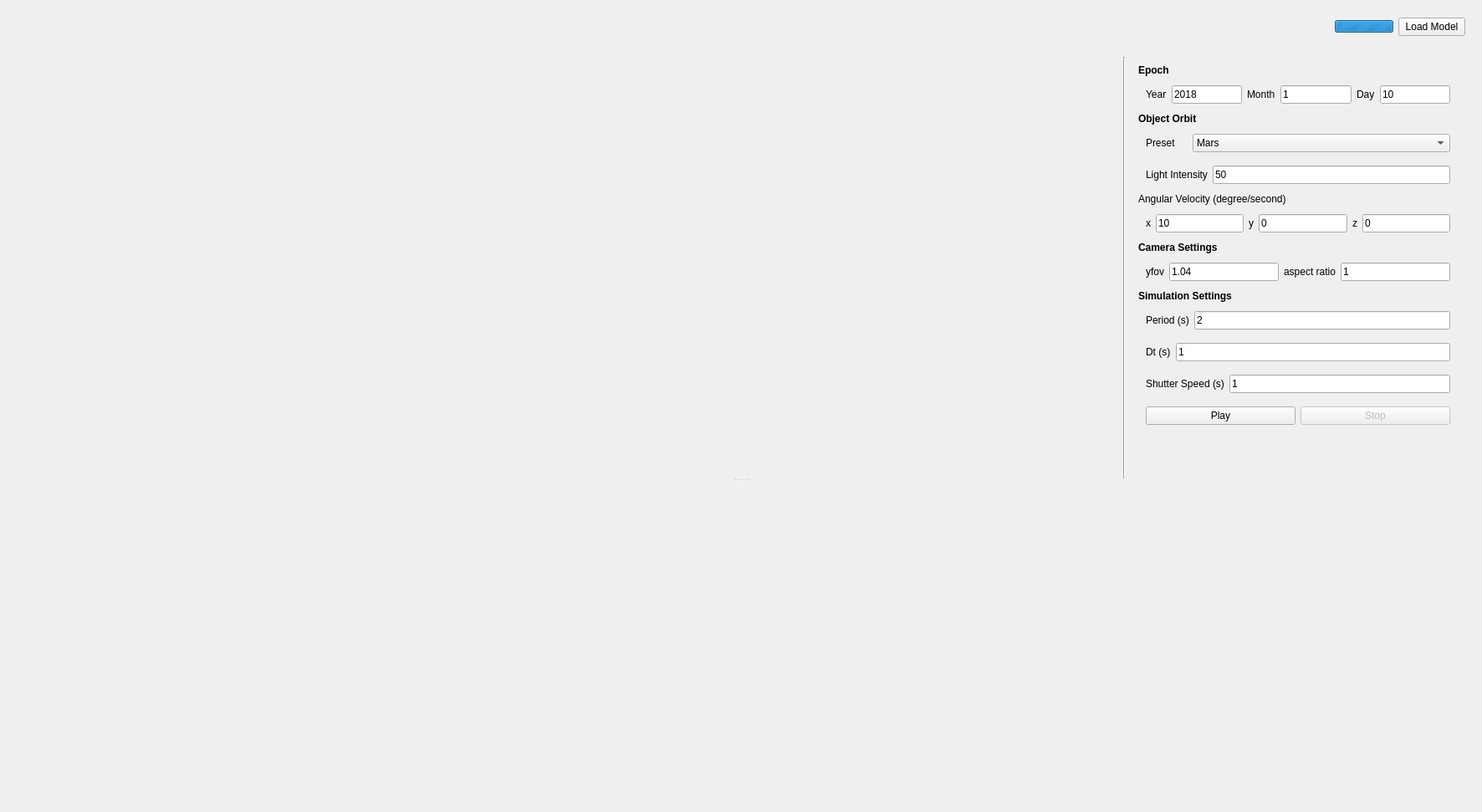
<?xml version="1.0" encoding="UTF-8"?>
<ui version="4.0">
 <class>SolarSystemWidget</class>
 <widget class="QWidget" name="SolarSystemWidget">
  <property name="geometry">
   <rect>
    <x>0</x>
    <y>0</y>
    <width>1772</width>
    <height>971</height>
   </rect>
  </property>
  <property name="windowTitle">
   <string>Form</string>
  </property>
  <layout class="QVBoxLayout" name="verticalLayout">
   <item>
    <widget class="QWidget" name="topPanel" native="true">
     <property name="enabled">
      <bool>true</bool>
     </property>
     <property name="maximumSize">
      <size>
       <width>16777215</width>
       <height>50</height>
      </size>
     </property>
     <property name="inputMethodHints">
      <set>Qt::ImhUppercaseOnly</set>
     </property>
     <layout class="QHBoxLayout" name="topPanelLayout">
      <item>
       <widget class="QLabel" name="lbl_meshName">
        <property name="minimumSize">
         <size>
          <width>300</width>
          <height>0</height>
         </size>
        </property>
        <property name="font">
         <font>
          <pointsize>16</pointsize>
          <weight>75</weight>
          <bold>true</bold>
         </font>
        </property>
        <property name="text">
         <string/>
        </property>
       </widget>
      </item>
      <item>
       <widget class="QLabel" name="modelNameLabel">
        <property name="minimumSize">
         <size>
          <width>500</width>
          <height>0</height>
         </size>
        </property>
        <property name="styleSheet">
         <string notr="true">font: 16pt &quot;Sans Serif&quot;;</string>
        </property>
        <property name="text">
         <string/>
        </property>
       </widget>
      </item>
      <item>
       <spacer name="horizontalSpacer">
        <property name="inputMethodHints">
         <set>Qt::ImhUppercaseOnly</set>
        </property>
        <property name="orientation">
         <enum>Qt::Horizontal</enum>
        </property>
        <property name="sizeHint" stdset="0">
         <size>
          <width>40</width>
          <height>20</height>
         </size>
        </property>
       </spacer>
      </item>
      <item>
       <widget class="QLabel" name="progressLabel">
        <property name="minimumSize">
         <size>
          <width>150</width>
          <height>0</height>
         </size>
        </property>
        <property name="layoutDirection">
         <enum>Qt::LeftToRight</enum>
        </property>
        <property name="styleSheet">
         <string notr="true"/>
        </property>
        <property name="text">
         <string/>
        </property>
        <property name="alignment">
         <set>Qt::AlignRight|Qt::AlignTrailing|Qt::AlignVCenter</set>
        </property>
       </widget>
      </item>
      <item>
       <widget class="QProgressBar" name="progressBar">
        <property name="maximumSize">
         <size>
          <width>70</width>
          <height>15</height>
         </size>
        </property>
        <property name="maximum">
         <number>0</number>
        </property>
        <property name="value">
         <number>0</number>
        </property>
        <property name="textVisible">
         <bool>true</bool>
        </property>
        <property name="format">
         <string notr="true"/>
        </property>
       </widget>
      </item>
      <item>
       <widget class="QPushButton" name="pbLoadAsteroid">
        <property name="inputMethodHints">
         <set>Qt::ImhUppercaseOnly</set>
        </property>
        <property name="text">
         <string>Load Model</string>
        </property>
       </widget>
      </item>
     </layout>
    </widget>
   </item>
   <item>
    <widget class="QWidget" name="bottomPanel" native="true">
     <property name="inputMethodHints">
      <set>Qt::ImhUppercaseOnly</set>
     </property>
     <layout class="QVBoxLayout" name="verticalLayout_3">
      <item>
       <widget class="QSplitter" name="splitter">
        <property name="inputMethodHints">
         <set>Qt::ImhUppercaseOnly</set>
        </property>
        <property name="orientation">
         <enum>Qt::Vertical</enum>
        </property>
        <widget class="QWidget" name="widget_2" native="true">
         <property name="enabled">
          <bool>true</bool>
         </property>
         <property name="baseSize">
          <size>
           <width>0</width>
           <height>500</height>
          </size>
         </property>
         <property name="layoutDirection">
          <enum>Qt::LeftToRight</enum>
         </property>
         <property name="inputMethodHints">
          <set>Qt::ImhUppercaseOnly</set>
         </property>
         <layout class="QHBoxLayout" name="horizontalLayout_9">
          <item>
           <widget class="QWidget" name="currentPositionWidget" native="true">
            <layout class="QHBoxLayout" name="positionLayout"/>
           </widget>
          </item>
          <item>
           <widget class="QWidget" name="orbitWidget" native="true">
            <layout class="QHBoxLayout" name="orbitLayout"/>
           </widget>
          </item>
          <item>
           <widget class="Line" name="line">
            <property name="orientation">
             <enum>Qt::Vertical</enum>
            </property>
           </widget>
          </item>
          <item>
           <widget class="QWidget" name="widget_9" native="true">
            <property name="minimumSize">
             <size>
              <width>400</width>
              <height>0</height>
             </size>
            </property>
            <property name="maximumSize">
             <size>
              <width>400</width>
              <height>16777215</height>
             </size>
            </property>
            <layout class="QVBoxLayout" name="verticalLayout_2">
             <item>
              <widget class="QLabel" name="label_3">
               <property name="enabled">
                <bool>true</bool>
               </property>
               <property name="font">
                <font>
                 <weight>75</weight>
                 <bold>true</bold>
                </font>
               </property>
               <property name="text">
                <string>Epoch</string>
               </property>
              </widget>
             </item>
             <item>
              <widget class="QWidget" name="widget_3" native="true">
               <layout class="QHBoxLayout" name="horizontalLayout_3">
                <property name="topMargin">
                 <number>5</number>
                </property>
                <property name="bottomMargin">
                 <number>5</number>
                </property>
                <item>
                 <widget class="QLabel" name="label_5">
                  <property name="text">
                   <string>Year</string>
                  </property>
                 </widget>
                </item>
                <item>
                 <widget class="QLineEdit" name="ln_year">
                  <property name="text">
                   <string>2018</string>
                  </property>
                 </widget>
                </item>
                <item>
                 <widget class="QLabel" name="label_6">
                  <property name="text">
                   <string>Month</string>
                  </property>
                 </widget>
                </item>
                <item>
                 <widget class="QLineEdit" name="ln_month">
                  <property name="text">
                   <string>1</string>
                  </property>
                 </widget>
                </item>
                <item>
                 <widget class="QLabel" name="label_7">
                  <property name="text">
                   <string>Day</string>
                  </property>
                 </widget>
                </item>
                <item>
                 <widget class="QLineEdit" name="ln_day">
                  <property name="text">
                   <string>10</string>
                  </property>
                 </widget>
                </item>
               </layout>
              </widget>
             </item>
             <item>
              <widget class="QLabel" name="label_31">
               <property name="font">
                <font>
                 <weight>75</weight>
                 <bold>true</bold>
                </font>
               </property>
               <property name="text">
                <string>Object Orbit</string>
               </property>
              </widget>
             </item>
             <item>
              <widget class="QWidget" name="widget_14" native="true">
               <layout class="QHBoxLayout" name="horizontalLayout_14">
                <property name="topMargin">
                 <number>5</number>
                </property>
                <property name="bottomMargin">
                 <number>5</number>
                </property>
                <item>
                 <widget class="QLabel" name="label">
                  <property name="maximumSize">
                   <size>
                    <width>50</width>
                    <height>16777215</height>
                   </size>
                  </property>
                  <property name="text">
                   <string>Preset</string>
                  </property>
                 </widget>
                </item>
                <item>
                 <widget class="QComboBox" name="cmb_presetOrbit">
                  <item>
                   <property name="text">
                    <string>Mars</string>
                   </property>
                  </item>
                 </widget>
                </item>
               </layout>
              </widget>
             </item>
             <item>
              <widget class="QWidget" name="widget_12" native="true">
               <layout class="QHBoxLayout" name="horizontalLayout_12">
                <property name="topMargin">
                 <number>5</number>
                </property>
                <property name="bottomMargin">
                 <number>5</number>
                </property>
                <item>
                 <widget class="QLabel" name="label_28">
                  <property name="text">
                   <string>Light Intensity</string>
                  </property>
                 </widget>
                </item>
                <item>
                 <widget class="QLineEdit" name="ln_lightIntensity">
                  <property name="text">
                   <string>50</string>
                  </property>
                 </widget>
                </item>
               </layout>
              </widget>
             </item>
             <item>
              <widget class="QLabel" name="label_14">
               <property name="text">
                <string>Angular Velocity (degree/second)</string>
               </property>
              </widget>
             </item>
             <item>
              <widget class="QWidget" name="widget_6" native="true">
               <layout class="QHBoxLayout" name="horizontalLayout_6">
                <property name="topMargin">
                 <number>5</number>
                </property>
                <property name="bottomMargin">
                 <number>5</number>
                </property>
                <item>
                 <widget class="QLabel" name="label_15">
                  <property name="text">
                   <string>x</string>
                  </property>
                 </widget>
                </item>
                <item>
                 <widget class="QLineEdit" name="ln_wX">
                  <property name="text">
                   <string>10</string>
                  </property>
                 </widget>
                </item>
                <item>
                 <widget class="QLabel" name="label_16">
                  <property name="text">
                   <string>y</string>
                  </property>
                 </widget>
                </item>
                <item>
                 <widget class="QLineEdit" name="ln_wY">
                  <property name="text">
                   <string>0</string>
                  </property>
                 </widget>
                </item>
                <item>
                 <widget class="QLabel" name="label_17">
                  <property name="text">
                   <string>z</string>
                  </property>
                 </widget>
                </item>
                <item>
                 <widget class="QLineEdit" name="ln_wZ">
                  <property name="text">
                   <string>0</string>
                  </property>
                 </widget>
                </item>
               </layout>
              </widget>
             </item>
             <item>
              <widget class="QLabel" name="label_32">
               <property name="font">
                <font>
                 <weight>75</weight>
                 <bold>true</bold>
                </font>
               </property>
               <property name="text">
                <string>Camera Settings</string>
               </property>
              </widget>
             </item>
             <item>
              <widget class="QWidget" name="widget_16" native="true">
               <layout class="QHBoxLayout" name="horizontalLayout_16">
                <property name="topMargin">
                 <number>5</number>
                </property>
                <property name="bottomMargin">
                 <number>5</number>
                </property>
                <item>
                 <widget class="QLabel" name="label_11">
                  <property name="text">
                   <string>yfov</string>
                  </property>
                 </widget>
                </item>
                <item>
                 <widget class="QLineEdit" name="ln_cameraYfov">
                  <property name="text">
                   <string>1.04</string>
                  </property>
                 </widget>
                </item>
                <item>
                 <widget class="QLabel" name="label_12">
                  <property name="text">
                   <string>aspect ratio</string>
                  </property>
                 </widget>
                </item>
                <item>
                 <widget class="QLineEdit" name="ln_cameraAspectRatio">
                  <property name="text">
                   <string>1</string>
                  </property>
                 </widget>
                </item>
               </layout>
              </widget>
             </item>
             <item>
              <widget class="QLabel" name="label_25">
               <property name="enabled">
                <bool>true</bool>
               </property>
               <property name="font">
                <font>
                 <weight>75</weight>
                 <bold>true</bold>
                </font>
               </property>
               <property name="text">
                <string>Simulation Settings</string>
               </property>
              </widget>
             </item>
             <item>
              <widget class="QWidget" name="widget_11" native="true">
               <layout class="QHBoxLayout" name="horizontalLayout_11">
                <property name="topMargin">
                 <number>5</number>
                </property>
                <property name="bottomMargin">
                 <number>5</number>
                </property>
                <item>
                 <widget class="QLabel" name="label_10">
                  <property name="text">
                   <string>Period (s)</string>
                  </property>
                 </widget>
                </item>
                <item>
                 <widget class="QLineEdit" name="ln_period">
                  <property name="text">
                   <string>2</string>
                  </property>
                 </widget>
                </item>
               </layout>
              </widget>
             </item>
             <item>
              <widget class="QWidget" name="widget_13" native="true">
               <layout class="QHBoxLayout" name="horizontalLayout_13">
                <property name="topMargin">
                 <number>5</number>
                </property>
                <property name="bottomMargin">
                 <number>5</number>
                </property>
                <item>
                 <widget class="QLabel" name="label_24">
                  <property name="text">
                   <string>Dt (s)</string>
                  </property>
                 </widget>
                </item>
                <item>
                 <widget class="QLineEdit" name="ln_dt">
                  <property name="text">
                   <string>1</string>
                  </property>
                 </widget>
                </item>
               </layout>
              </widget>
             </item>
             <item>
              <widget class="QWidget" name="widget_15" native="true">
               <layout class="QHBoxLayout" name="horizontalLayout_15">
                <property name="topMargin">
                 <number>5</number>
                </property>
                <property name="bottomMargin">
                 <number>5</number>
                </property>
                <item>
                 <widget class="QLabel" name="label_26">
                  <property name="text">
                   <string>Shutter Speed (s)</string>
                  </property>
                 </widget>
                </item>
                <item>
                 <widget class="QLineEdit" name="ln_shutterSpeed">
                  <property name="text">
                   <string>1</string>
                  </property>
                 </widget>
                </item>
               </layout>
              </widget>
             </item>
             <item>
              <widget class="QWidget" name="widget_10" native="true">
               <layout class="QHBoxLayout" name="horizontalLayout_10">
                <property name="topMargin">
                 <number>5</number>
                </property>
                <property name="bottomMargin">
                 <number>5</number>
                </property>
                <item>
                 <widget class="QPushButton" name="pb_play">
                  <property name="text">
                   <string>Play</string>
                  </property>
                 </widget>
                </item>
                <item>
                 <widget class="QPushButton" name="pb_stop">
                  <property name="enabled">
                   <bool>false</bool>
                  </property>
                  <property name="text">
                   <string>Stop</string>
                  </property>
                 </widget>
                </item>
               </layout>
              </widget>
             </item>
             <item>
              <spacer name="verticalSpacer">
               <property name="orientation">
                <enum>Qt::Vertical</enum>
               </property>
               <property name="sizeHint" stdset="0">
                <size>
                 <width>20</width>
                 <height>40</height>
                </size>
               </property>
              </spacer>
             </item>
            </layout>
           </widget>
          </item>
         </layout>
        </widget>
        <widget class="QWidget" name="widget" native="true">
         <property name="enabled">
          <bool>true</bool>
         </property>
         <property name="baseSize">
          <size>
           <width>0</width>
           <height>0</height>
          </size>
         </property>
         <property name="inputMethodHints">
          <set>Qt::ImhUppercaseOnly</set>
         </property>
         <layout class="QHBoxLayout" name="horizontalLayout_2">
          <item>
           <widget class="QWidget" name="mapAndPlotPanel" native="true">
            <property name="enabled">
             <bool>false</bool>
            </property>
            <property name="minimumSize">
             <size>
              <width>0</width>
              <height>300</height>
             </size>
            </property>
            <property name="inputMethodHints">
             <set>Qt::ImhUppercaseOnly</set>
            </property>
            <layout class="QHBoxLayout" name="horizontalLayout">
             <item>
              <widget class="QWidget" name="renderedImageWidget" native="true">
               <property name="sizePolicy">
                <sizepolicy hsizetype="Expanding" vsizetype="Expanding">
                 <horstretch>0</horstretch>
                 <verstretch>0</verstretch>
                </sizepolicy>
               </property>
               <property name="minimumSize">
                <size>
                 <width>350</width>
                 <height>350</height>
                </size>
               </property>
               <property name="maximumSize">
                <size>
                 <width>16777215</width>
                 <height>16777215</height>
                </size>
               </property>
               <property name="styleSheet">
                <string notr="true"/>
               </property>
               <property name="inputMethodHints">
                <set>Qt::ImhUppercaseOnly</set>
               </property>
               <layout class="QVBoxLayout" name="renderedImageLayout">
                <property name="leftMargin">
                 <number>0</number>
                </property>
                <property name="topMargin">
                 <number>0</number>
                </property>
                <property name="rightMargin">
                 <number>0</number>
                </property>
                <property name="bottomMargin">
                 <number>0</number>
                </property>
               </layout>
              </widget>
             </item>
             <item>
              <widget class="QWidget" name="lineCurveWidget" native="true">
               <property name="enabled">
                <bool>false</bool>
               </property>
               <property name="sizePolicy">
                <sizepolicy hsizetype="Expanding" vsizetype="Expanding">
                 <horstretch>0</horstretch>
                 <verstretch>0</verstretch>
                </sizepolicy>
               </property>
               <property name="minimumSize">
                <size>
                 <width>350</width>
                 <height>350</height>
                </size>
               </property>
               <property name="maximumSize">
                <size>
                 <width>16777215</width>
                 <height>16777215</height>
                </size>
               </property>
               <property name="styleSheet">
                <string notr="true"/>
               </property>
               <property name="inputMethodHints">
                <set>Qt::ImhUppercaseOnly</set>
               </property>
               <layout class="QHBoxLayout" name="lineCurveLayout"/>
              </widget>
             </item>
            </layout>
           </widget>
          </item>
         </layout>
        </widget>
       </widget>
      </item>
     </layout>
    </widget>
   </item>
  </layout>
 </widget>
 <resources/>
 <connections/>
</ui>
